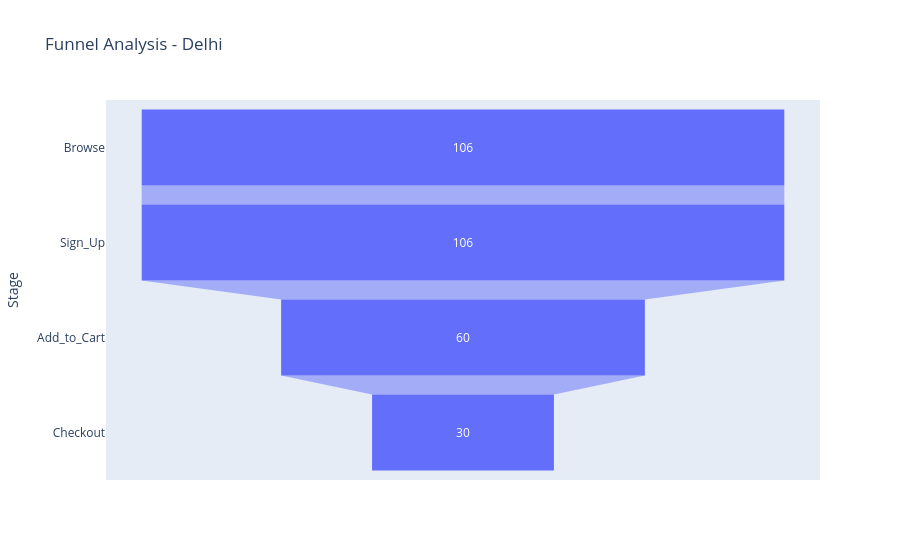
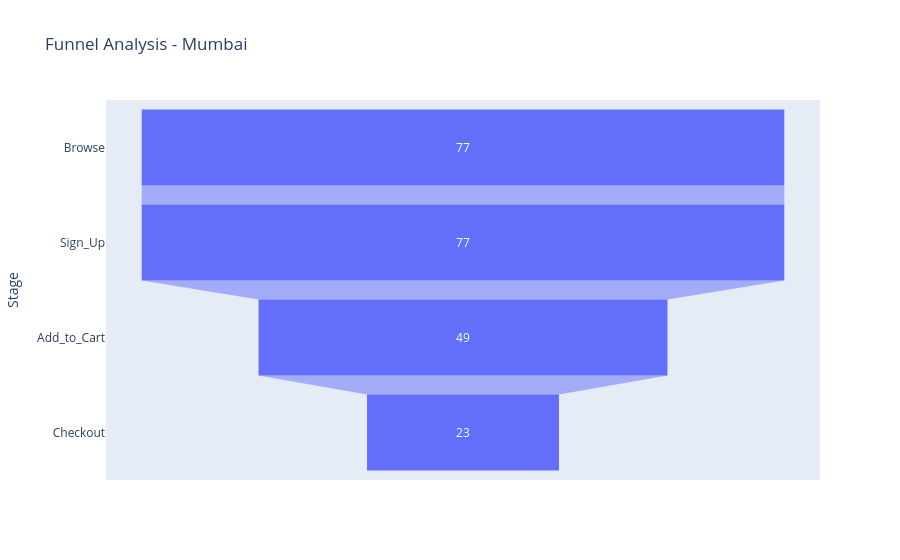

These figures' notebook cell, in order:
### Code cell
city_funnel_analysis(ca, 'Delhi')
city_funnel_analysis(ca, 'Mumbai')
city_funnel_analysis(ca, 'Kolkata')
city_funnel_analysis(ca, 'Chennai')
city_funnel_analysis(ca, 'Noida')

### Figure 1 — Plotly figure (JSON) as saved in the notebook; plotly's stock layout.template omitted (floating-point values rounded to 4 significant figures)
{"data": [{"hovertemplate": "Users=%{x}<br>Stage=%{y}<extra></extra>", "legendgroup": "", "marker": {"color": "#636efa"}, "name": "", "orientation": "h", "showlegend": false, "type": "funnel", "x": [106, 106, 60, 30], "xaxis": "x", "y": ["Browse", "Sign_Up", "Add_to_Cart", "Checkout"], "yaxis": "y"}], "layout": {"legend": {"tracegroupgap": 0}, "title": {"text": "Funnel Analysis - Delhi"}, "xaxis": {"anchor": "y", "domain": [0, 1], "title": {"text": "Users"}}, "yaxis": {"anchor": "x", "domain": [0, 1], "title": {"text": "Stage"}}}}

### Figure 2 — Plotly figure (JSON) as saved in the notebook; plotly's stock layout.template omitted (floating-point values rounded to 4 significant figures)
{"data": [{"hovertemplate": "Users=%{x}<br>Stage=%{y}<extra></extra>", "legendgroup": "", "marker": {"color": "#636efa"}, "name": "", "orientation": "h", "showlegend": false, "type": "funnel", "x": [77, 77, 49, 23], "xaxis": "x", "y": ["Browse", "Sign_Up", "Add_to_Cart", "Checkout"], "yaxis": "y"}], "layout": {"legend": {"tracegroupgap": 0}, "title": {"text": "Funnel Analysis - Mumbai"}, "xaxis": {"anchor": "y", "domain": [0, 1], "title": {"text": "Users"}}, "yaxis": {"anchor": "x", "domain": [0, 1], "title": {"text": "Stage"}}}}
